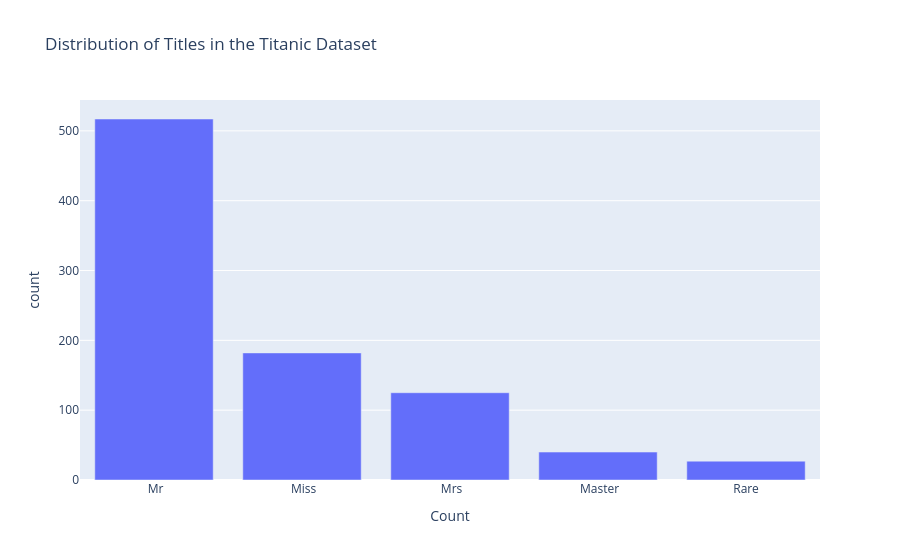

The cell this chart's notebook holds for it:
### Code cell
fig = px.bar(
    data_title,
    x = 'Title',
    y = 'count',
    title = 'Distribution of Titles in the Titanic Dataset',
    labels = {'index': 'Title', 'Title': 'Count'},
)
fig.show()

### Figure 1 — Plotly figure (JSON) as saved in the notebook; plotly's stock layout.template omitted (floating-point values rounded to 4 significant figures)
{"data": [{"alignmentgroup": "True", "hovertemplate": "Count=%{x}<br>count=%{y}<extra></extra>", "legendgroup": "", "marker": {"color": "#636efa", "pattern": {"shape": ""}}, "name": "", "offsetgroup": "", "orientation": "v", "showlegend": false, "textposition": "auto", "type": "bar", "x": [" Mr", " Miss", " Mrs", " Master", "Rare"], "xaxis": "x", "y": [517, 182, 125, 40, 27], "yaxis": "y"}], "layout": {"barmode": "relative", "legend": {"tracegroupgap": 0}, "title": {"text": "Distribution of Titles in the Titanic Dataset"}, "xaxis": {"anchor": "y", "domain": [0, 1], "title": {"text": "Count"}}, "yaxis": {"anchor": "x", "domain": [0, 1], "title": {"text": "count"}}}}
